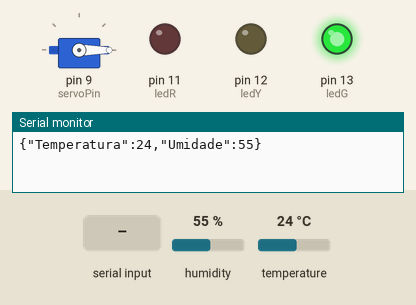
Simulated run of this sketch. Board: Arduino Uno, built with avr-gcc and run on an emulated ATmega328P. Parts: servo, output pins drawn as LEDs (lit = HIGH), the last lines printed to the serial monitor. Dashed ring = blinking. The inputs (shaded band) are chosen by the test bench; at power-on: humidity 55 %, temperature 24 °C.

Above: at 1.2 s.
1.3 s: "1" received over Serial
At 4.8 s:
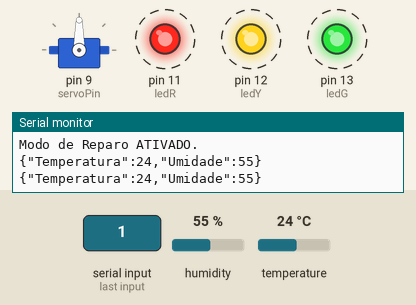
7.3 s: "0" received over Serial
At 8.5 s:
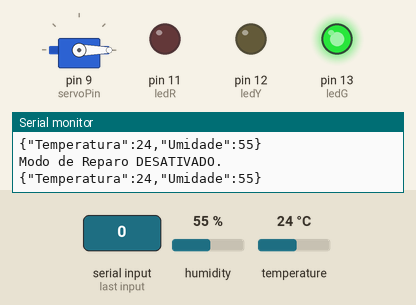
9.5 s: humidity set to 32 %
11.2 s: humidity set to 29 %
At 12.6 s:
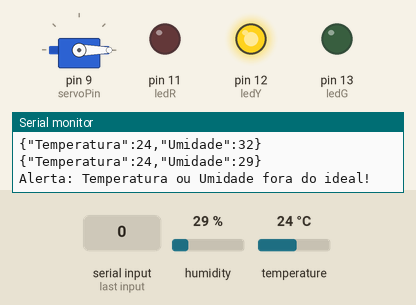
13.5 s: humidity set to 12 %
15.2 s: humidity set to 10 %
At 16.8 s:
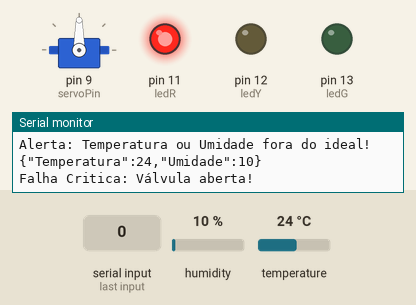
Timing chart, 0 to 18.3 s (numbered marks = the images above; inputs shaded):
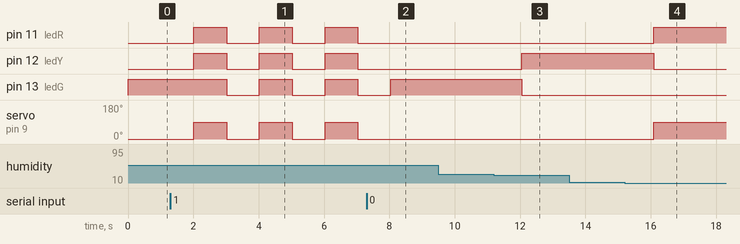

The sketch:

sketch.ino
```cpp
#include <DHT.h>
#include <ArduinoJson.h>
#include <Servo.h>

#define dhtpin 2
#define dhttype DHT22
#define servoPin 9

DHT dht(dhtpin, dhttype);
Servo myservo;

int ledR = 11;
int ledY = 12;
int ledG = 13;

bool modoReparo = false;

void setup() {
  Serial.begin(9600);
  dht.begin();
  myservo.attach(servoPin);

  pinMode(ledR, OUTPUT);
  pinMode(ledY, OUTPUT);
  pinMode(ledG, OUTPUT);
}

void loop() {

  if (Serial.available() > 0) {
    char comando = Serial.read();
    if (comando == '1') {
      modoReparo = true;
      Serial.println("Modo de Reparo ATIVADO.");
    } else if (comando == '0') {
      modoReparo = false;
      Serial.println("Modo de Reparo DESATIVADO.");
    }
  }

  int temp = dht.readTemperature();
  int umi = dht.readHumidity();

  StaticJsonDocument<100> json;
  json["Temperatura"] = temp;
  json["Umidade"] = umi;

  serializeJson(json, Serial);
  Serial.println();

  if (modoReparo) {
    digitalWrite(ledR, HIGH);
    digitalWrite(ledY, HIGH);
    digitalWrite(ledG, HIGH);
    myservo.write(90);
    delay(1000);
    digitalWrite(ledR, LOW);
    digitalWrite(ledY, LOW);
    digitalWrite(ledG, LOW);
    myservo.write(0);
    delay(1000);
    return;
  }

  if ((temp >= 70 && temp <= 80) || (umi >= 0 && umi <= 10)) {
    digitalWrite(ledR, HIGH);
    digitalWrite(ledY, LOW);
    digitalWrite(ledG, LOW);
    myservo.write(90);
    Serial.println("Falha Critica: Válvula aberta!");
  } else if ((temp >= 60 && temp <= 69) || (umi >= 11 && umi <= 30)) {
    digitalWrite(ledR, LOW);
    digitalWrite(ledY, HIGH);
    digitalWrite(ledG, LOW);
    myservo.write(0);
    Serial.println("Alerta: Temperatura ou Umidade fora do ideal!");
  } else {
    digitalWrite(ledR, LOW);
    digitalWrite(ledY, LOW);
    digitalWrite(ledG, HIGH);
    myservo.write(0);
  }
  delay(2000);
}
```

Measured:
- the behaviour switches between 31 and 30 % on humidity (found by bisection; images 2 and 3)
- the behaviour switches between 11 and 10 % on humidity (found by bisection; images 3 and 4)
- after the input at 1.3 s, pin 11 (ledR), pin 12 (ledY): alternates HIGH for 1.0 s and LOW for 1.0 s, starting after 0.71 s; pin 13 (ledG): alternates HIGH for 1.0 s and LOW for 1.0 s, starting after 1.7 s; servo on pin 9 (servoPin): alternates 90° for 1.0 s and 0° for 1.0 s, starting after 0.71 s
- after the input at 7.3 s, pin 11 (ledR), pin 12 (ledY): stays LOW (without the input it goes to HIGH after 0.74 s); pin 13 (ledG): goes on until 8.0 s, then stays HIGH; servo on pin 9 (servoPin): stays 0° (without the input it goes to 90° after 0.74 s)
- after the input at 11.2 s, pin 12 (ledY): LOW → HIGH after 0.85 s; pin 13 (ledG): HIGH → LOW after 0.85 s
- after the input at 15.2 s, pin 11 (ledR): LOW → HIGH after 0.90 s; pin 12 (ledY): HIGH → LOW after 0.90 s; servo on pin 9 (servoPin): 0° → 90° after 0.90 s
